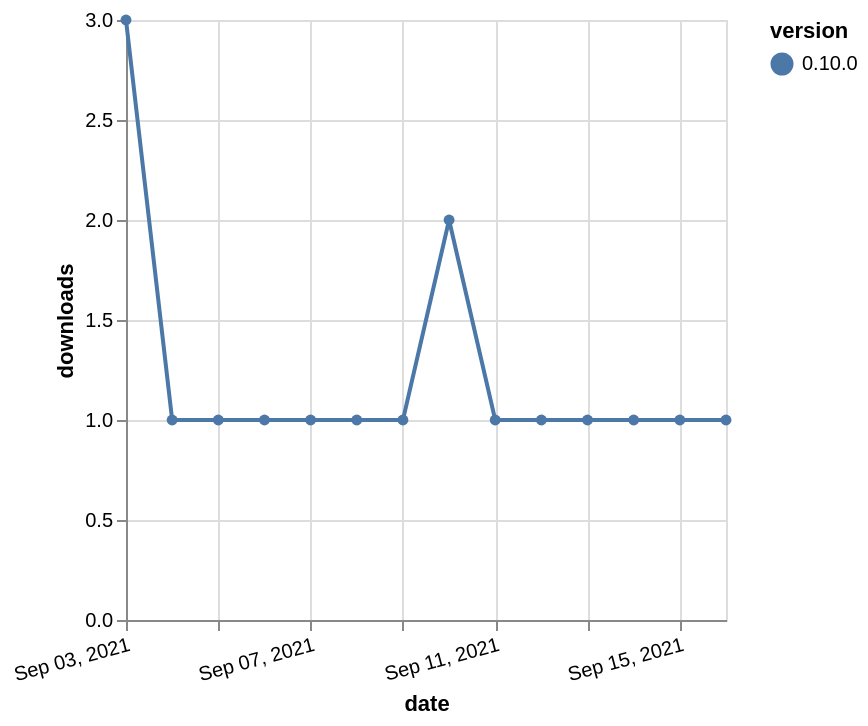

Vega-Lite specification stored for this chart:
### Vega-Lite specification from a JSON file in a GitHub repository (floating-point values rounded to 4 significant figures)
{"$schema": "https://vega.github.io/schema/vega-lite/v5.json", "description": "A simple bar chart with embedded data.", "data": {"values": [{"date": "2021-09-03", "total": 62, "delta": 3, "version": "0.10.0"}, {"date": "2021-09-04", "total": 63, "delta": 1, "version": "0.10.0"}, {"date": "2021-09-05", "total": 64, "delta": 1, "version": "0.10.0"}, {"date": "2021-09-06", "total": 65, "delta": 1, "version": "0.10.0"}, {"date": "2021-09-07", "total": 66, "delta": 1, "version": "0.10.0"}, {"date": "2021-09-08", "total": 67, "delta": 1, "version": "0.10.0"}, {"date": "2021-09-09", "total": 68, "delta": 1, "version": "0.10.0"}, {"date": "2021-09-10", "total": 70, "delta": 2, "version": "0.10.0"}, {"date": "2021-09-11", "total": 71, "delta": 1, "version": "0.10.0"}, {"date": "2021-09-12", "total": 72, "delta": 1, "version": "0.10.0"}, {"date": "2021-09-13", "total": 73, "delta": 1, "version": "0.10.0"}, {"date": "2021-09-14", "total": 74, "delta": 1, "version": "0.10.0"}, {"date": "2021-09-15", "total": 75, "delta": 1, "version": "0.10.0"}, {"date": "2021-09-16", "total": 76, "delta": 1, "version": "0.10.0"}]}, "width": "container", "mark": {"type": "line", "point": {"filled": true}}, "encoding": {"x": {"field": "date", "type": "temporal", "timeUnit": "yearmonthdate", "title": "date", "axis": {"labelAngle": -15}}, "y": {"field": "delta", "type": "quantitative", "title": "downloads"}, "color": {"field": "version", "type": "nominal"}, "tooltip": {"field": "delta"}}}
